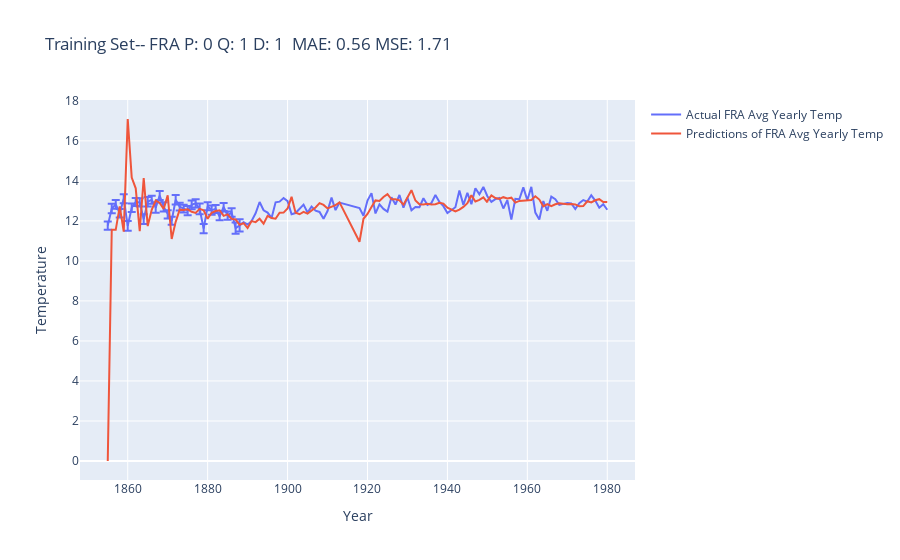
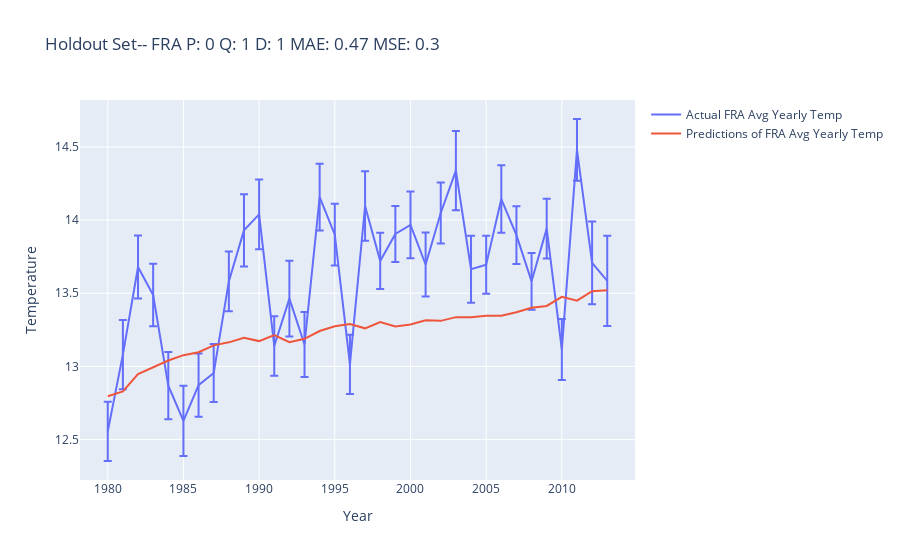
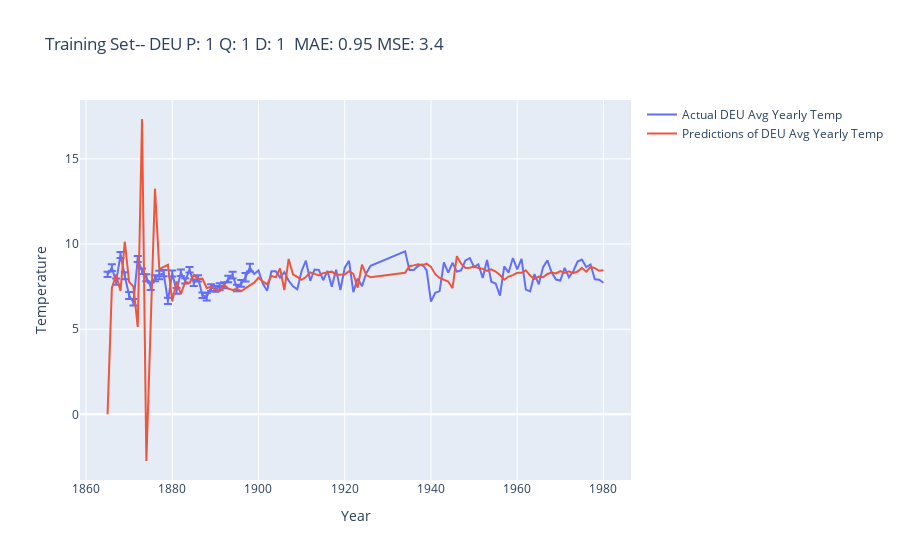
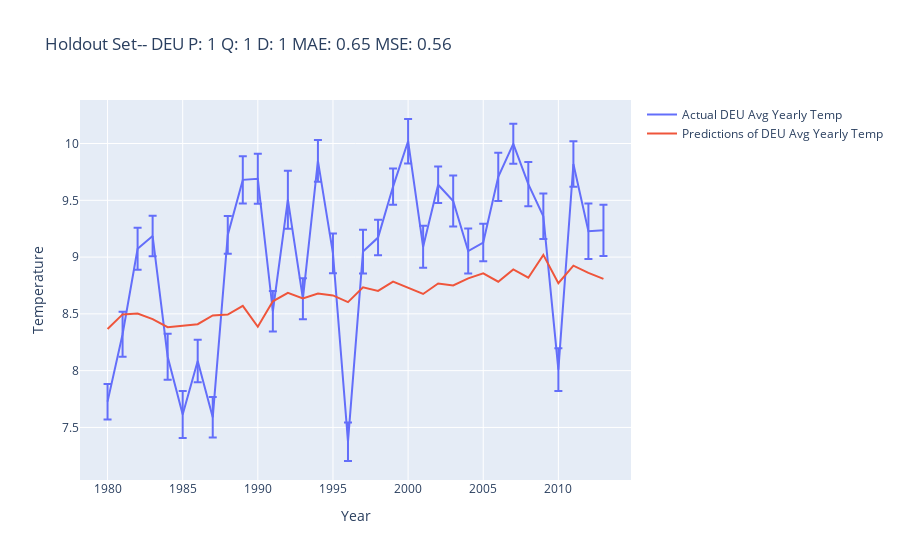

Source (notebook cell) for these figures, in order:
### Code cell
import os

if not os.path.exists("images"):
    os.mkdir("images")
    
for k, v in results.items():
    train, test, valid = get_test_train_valid(k)
    
    p, q, d = v[0]

    model = pd.concat([train, valid])
    model['Predictions'] = v[3].forecasts[0]
    x, y = model['Predictions'], model['AvgYearlyTemp']
    r2  = r2_score(x, y)
    mse = mean_squared_error(x, y)
    mae = mean_absolute_error(x, y)
    layout = dict(title = f'Training Set-- {k} P: {p} Q: {q} D: {d}  MAE: {round(mae, 2)} MSE: {round(mse, 2)}',
          xaxis=dict(title='Year'),
          yaxis=dict(title='Temperature'))
    
    fig = plot(model, k, layout)
    fig.show()
    p, q, d = v[0]
    test['Predictions'] = v[-1]
    
    x, y = test['Predictions'], test['AvgYearlyTemp']
    r2  = r2_score(x, y)
    mse = mean_squared_error(x, y)
    mae = mean_absolute_error(x, y)
    
    layout = dict(title = f'Holdout Set-- {k} P: {p} Q: {q} D: {d} MAE: {round(mae, 2)} MSE: {round(mse, 2)}',
              xaxis=dict(title='Year'),
              yaxis=dict(title='Temperature'))
    
    fig = plot(test, k, layout)
    fig.write_image(f"images/holdout_{k}_p{p}_q{q}_d{d}.png")
    fig.show()
